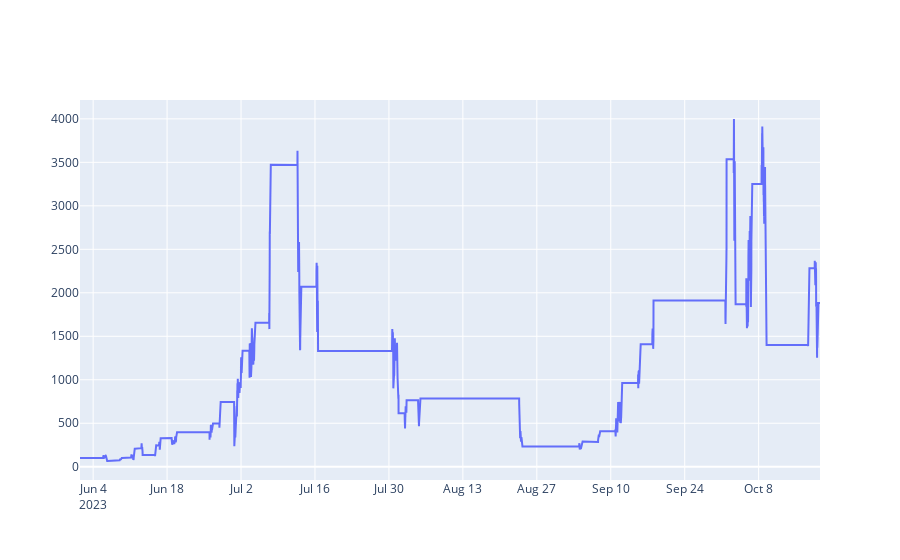

The notebook cell this image was saved under:
### Code cell
import plotly.graph_objects as go

fig = go.Figure(data=[go.Scatter(x=stats['_equity_curve'].index, y=stats['_equity_curve']['Equity'])])
fig.show()

### Figure 1 — Plotly figure (JSON) as saved in the notebook; plotly's stock layout.template omitted (floating-point values rounded to 4 significant figures; data arrays with more than 128 entries replaced by an {"elided": "..."} marker saying what was removed)
{"data": [{"type": "scatter", "x": {"elided": "13451 str values"}, "y": {"elided": "13451 float values"}}], "layout": {}}
